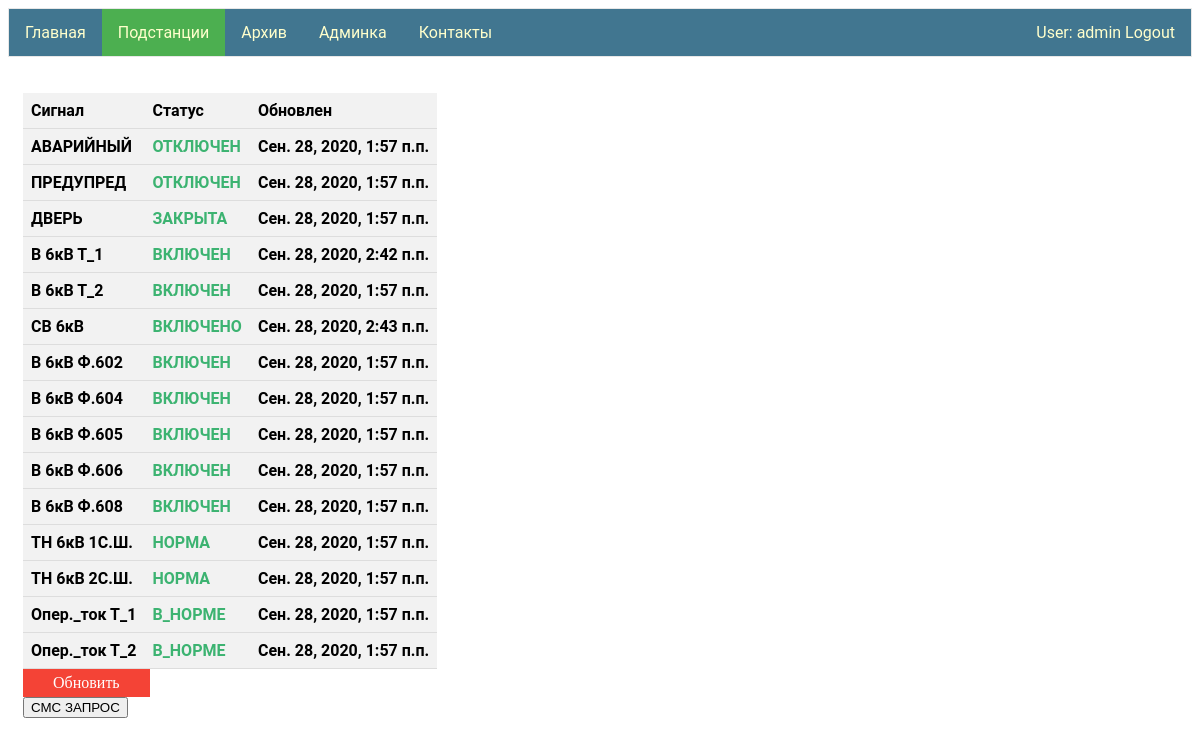
Page /ps/ПС 110кВ Мост/ (signed in) on the earlier database version.
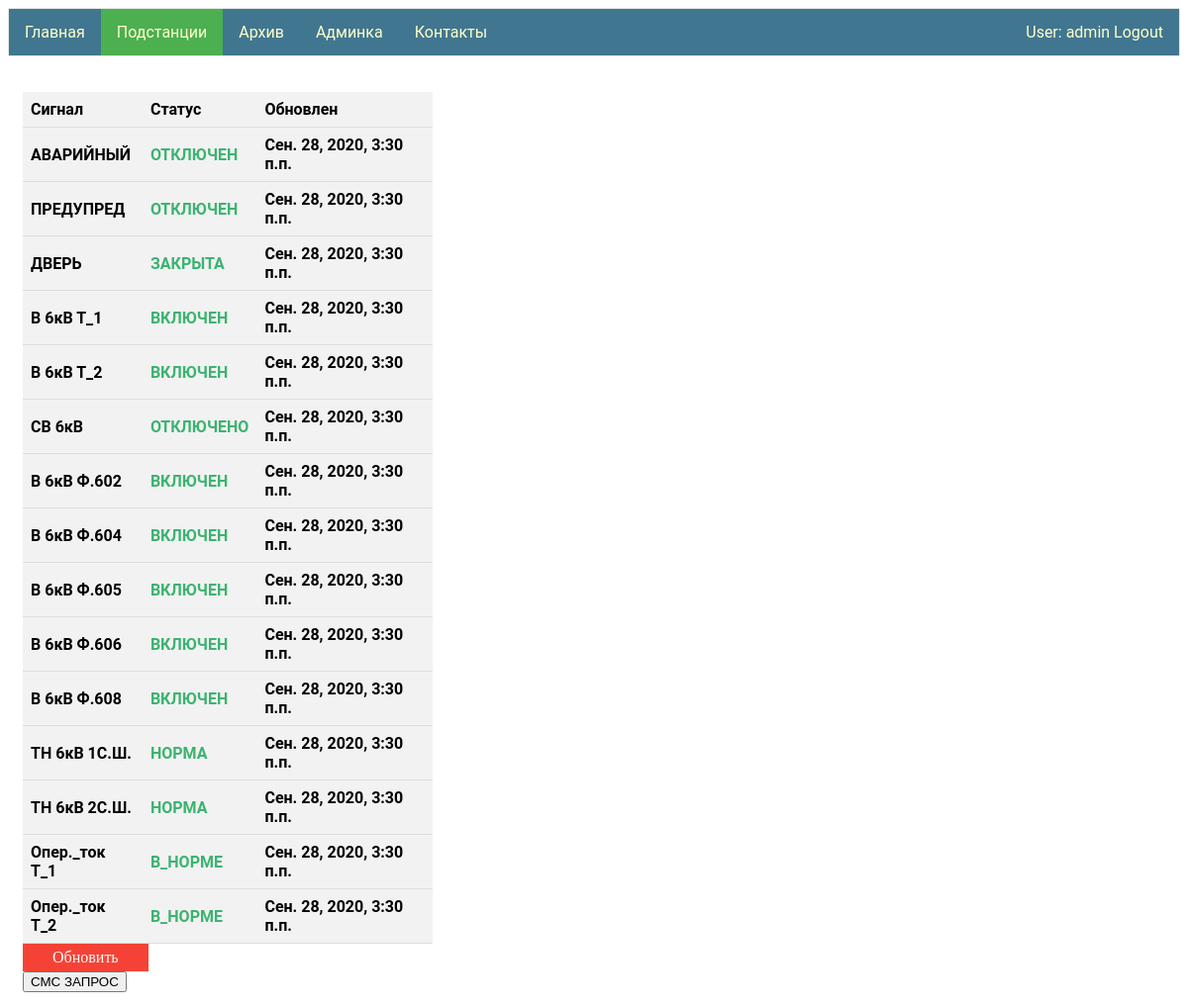
Same page on the later database version.
### signal_PS/models.py (models this page shows)
class Signal(models.Model):
    type = models.ForeignKey(Signal_type, on_delete=models.CASCADE)
    voltage = models.ForeignKey(Voltage,null=True,blank=True, on_delete=models.SET_NULL)
    name = models.CharField(max_length=50,blank=True)
    status = models.ForeignKey(Signal_status, on_delete=models.CASCADE)
    ps = models.ForeignKey(Ps, on_delete=models.CASCADE)
    date_up = models.DateTimeField()

class Signal_type(models.Model):
    type = models.CharField(max_length=12, primary_key=True)

class Signal_status(models.Model):
    status = models.CharField(max_length=30, primary_key=True)

class Voltage(models.Model):
    value = models.CharField(max_length=10, primary_key=True)

### signal_PS/views.py (the view)
# urls.py: path('<str:name>/', views.views_ps),
@login_required
def views_ps(request,name):
    signals = Signal.objects.filter(ps=name)
    controllersGSM = Gsm_controller.objects.filter(ps=name)
    sms_request = SmsRequest()
    if request.method == "POST":
        print("post")
        number_ps = Ps.objects.get(name=name).tel_number
        sms_request.set_send_status(number_ps)
    data = {"signals": signals, "controllersGSM": controllersGSM}
    return render(request, "PS.html", context=data)

### signal_PS/templates/PS.html (shortened to what this page needs)
{% extends "base.html" %}
{% block li2 %}<a class="active" href="/ps">Подстанции</a>{% endblock li2 %}
{% block logic1 %}
<div class="column">
 {% if signals.count > 0 %}
    <table >
      <tr><th>Сигнал</th><th>Статус</th><th>Обновлен</th></tr>
        {% for  signal in signals %}
            <tr><th>{{ signal.type.type }} {{ signal.voltage.value }} {{ signal.name }} </th>
                <th style="color:MediumSeaGreen;">{{ signal.status.status }}</th>
            <th> {{ signal.date_up }} </th></tr>
        {% endfor %}
    </table>
    {% else %}
        <h3 style="font-family:verdana;">
        нет данных
        </h3>
 {% endif %}
     <a id="para1" href="/ps">Обновить</a>
    <form  method="POST">
        <input type="submit" value="СМС ЗАПРОС">
    </form>
    </div>
{% endblock logic1 %}

### my_app/templates/base.html (shortened to what this page needs)
<!DOCTYPE html>
{% load staticfiles %}
<html>
<head>
   <link rel="stylesheet" href={% static "css/styles.css" %} />
</head>
<body>
    {% if user.is_authenticated %}
        <ul>
            <li>{% block li1 %}<a href="/">Главная</a>{% endblock li1 %}</li>
            <li>{% block li2 %}<a href="/ps">Подстанции</a>{% endblock li2 %}</li>
            <li>{% block li5 %}<a href="/archive">Архив</a>{% endblock li5 %}</li>
            {% if perms.my_app.staff %}
                <li>{% block li4 %}<a href="admin/" target="_blank">Админка</a>{% endblock li4 %}</li>
            {% endif %}
                <li style="float:right"><a  href="{% url 'logout'%}?next={{request.path}}">User: {{ user.get_username }} Logout</a></li>
            {% else %}
                <li style="float:right"><a href="{% url 'login'%}?next={{request.path}}">Login</a></li>
            {% endif %}
             <li>{% block li3 %}<a href="/contacts">Контакты</a>{% endblock li3 %}</li>
        </ul>
  {% block logic1 %}{% endblock logic1 %}
</body>
</html>

### my_app/static/css/styles.css (style rules this page uses)
ul { font-family: "Roboto","Lucida Grande","DejaVu Sans","Bitstream Vera Sans",Verdana,Arial,sans-serif; list-style-type: none; margin: 0; padding: 0; overflow: hidden; border: 1px solid #e7e7e7; background-color: #417690; }
#para1 { background-color: #f44336; color: white; padding: 5px 30px; text-align: center; text-decoration: none; display: inline-block; }
li { float: left; }
li a { display: block; color: #ffc; text-align: center; padding: 14px 16px; text-decoration: none; }
.active { background-color: #4CAF50; }

### signal_PS/templates/PS.html (style rules this page uses)
.column { float: left; width: 35%; padding: 15px; }
table { border-collapse: collapse; width: 100%; background-color: #f2f2f2; }
th, td { padding: 8px; text-align: left; border-bottom: 1px solid #ddd; font-family: 'Roboto'; }

Differences in the rows shown:
changed Signal "АВАРИЙНЫЙ": date_up "Сен. 28, 2020, 1:57 п.п." → "Сен. 28, 2020, 3:30 п.п."
changed Signal "ПРЕДУПРЕД": date_up "Сен. 28, 2020, 1:57 п.п." → "Сен. 28, 2020, 3:30 п.п."
changed Signal "ДВЕРЬ": date_up "Сен. 28, 2020, 1:57 п.п." → "Сен. 28, 2020, 3:30 п.п."
changed Signal (number 4 of 15 on the later page): date_up "Сен. 28, 2020, 2:42 п.п." → "Сен. 28, 2020, 3:30 п.п."
changed Signal (number 5 of 15 on the later page): date_up "Сен. 28, 2020, 1:57 п.п." → "Сен. 28, 2020, 3:30 п.п."
changed Signal "СВ": status.status "ВКЛЮЧЕНО" → "ОТКЛЮЧЕНО"; date_up "Сен. 28, 2020, 2:43 п.п." → "Сен. 28, 2020, 3:30 п.п."
changed Signal (number 7 of 15 on the later page): date_up "Сен. 28, 2020, 1:57 п.п." → "Сен. 28, 2020, 3:30 п.п."
changed Signal (number 8 of 15 on the later page): date_up "Сен. 28, 2020, 1:57 п.п." → "Сен. 28, 2020, 3:30 п.п."
changed Signal (number 9 of 15 on the later page): date_up "Сен. 28, 2020, 1:57 п.п." → "Сен. 28, 2020, 3:30 п.п."
changed Signal (number 10 of 15 on the later page): date_up "Сен. 28, 2020, 1:57 п.п." → "Сен. 28, 2020, 3:30 п.п."
changed Signal (number 11 of 15 on the later page): date_up "Сен. 28, 2020, 1:57 п.п." → "Сен. 28, 2020, 3:30 п.п."
changed Signal (number 12 of 15 on the later page): date_up "Сен. 28, 2020, 1:57 п.п." → "Сен. 28, 2020, 3:30 п.п."
changed Signal (number 13 of 15 on the later page): date_up "Сен. 28, 2020, 1:57 п.п." → "Сен. 28, 2020, 3:30 п.п."
changed Signal (number 14 of 15 on the later page): date_up "Сен. 28, 2020, 1:57 п.п." → "Сен. 28, 2020, 3:30 п.п."
changed Signal (number 15 of 15 on the later page): date_up "Сен. 28, 2020, 1:57 п.п." → "Сен. 28, 2020, 3:30 п.п."
